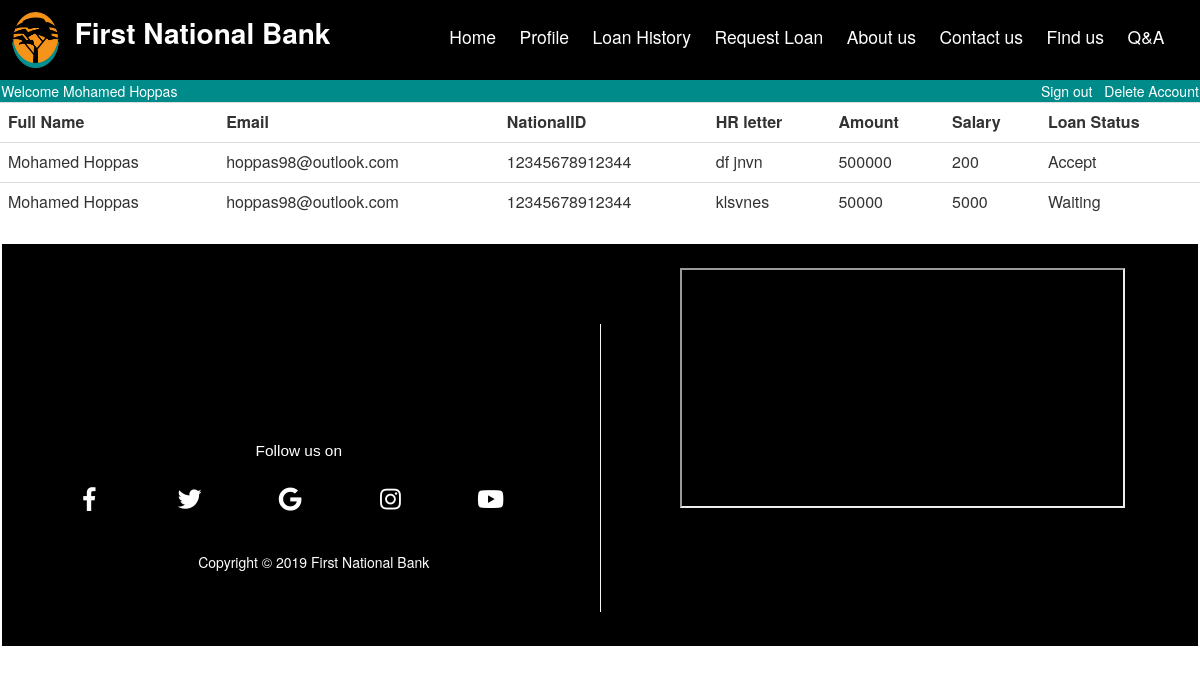
The page /loan_History.php (signed in) on the database its author committed.
### tables this page shows
CREATE TABLE `request_loan` (
  `FullName` varchar(50) NOT NULL,
  `Email` varchar(50) NOT NULL,
  `Mobile_Phone` varchar(11) NOT NULL,
  `National_ID` varchar(14) NOT NULL,
  `Address` varchar(100) NOT NULL,
  `Job` varchar(50) NOT NULL,
  `Loan_Status` varchar(50) NOT NULL,
  `Amount` varchar(6) NOT NULL,
  `Salary` varchar(7) NOT NULL,
  `HR_letter` text NOT NULL,
  `Request_Number` int(7) NOT NULL,
  `National_ID_Photo` varchar(200) NOT NULL
);

### loan_History.php (the view, shortened to what this page needs)
<head>
<link rel="stylesheet" href="https://maxcdn.bootstrapcdn.com/bootstrap/3.4.1/css/bootstrap.min.css">
</head>
<?php
include "TopBar.php";
?>
<?php
include ("database.php");
$sql="SELECT * FROM request_loan where Email='".$_SESSION['Email']."'";
	$result = mysqli_query($conn,$sql);
	if (mysqli_num_rows($result) > 0) {
	echo "<table class='table table-hover'>";
	echo "<th>Full Name</th>"."<th>Email</th>"."<th>NationalID</th>"."<th>HR letter</th>"."<th>Amount</th>"."<th>Salary</th>"."<th>Loan Status</th>";
	   while($row = mysqli_fetch_array($result)) {
	   echo "<tr><td>".$row['FullName']."</td>".
	   "<td>".$row['Email']."</td>".
	   "<td>".$row['National_ID']."</td>".
	   "<td>".$row['HR_letter']."</td>".
	   "<td>".$row['Amount']."</td>".
	   "<td>".$row['Salary']."</td>".
	   "<td>".$row['Loan_Status']."</td></tr>";
	   }
	   echo "</table>";
	}
	else {
    echo "0 results";
	}
?>
<?php
include "BottomBar.php";
?>

### TopBar.php (shortened to what this page needs)
<head>
</head>
<div class="topnav">
<img src="Pictures&Videos/Untitled-1.png" width=4% height=7%>
<?php
if(!empty($_SESSION['FullName']) && $_SESSION["Status"]=="Client")
{
	echo "<b  id='header'>First National Bank</b>";
	echo"<a href='../project_org/Q&A.php'>Q&A</a>";
	echo"<a href='../project_org/findUs.php'>Find us</a>";
	echo"<a href='../project_org/contactUs.php'>Contact us</a>";
	echo"<a href='../project_org/aboutUs.php'>About us</a>";
	echo"<a href='../project_org/RequestLoan.php'>Request Loan</a>";
	echo"<a href='../project_org/loan_History.php'>Loan History</a>";
	echo"<a href='../project_org/Profile.php'>Profile</a>";
	echo"<a href='../project_org/homePage.php'>Home</a>";
}
?>
</div>
<div class="topnav2">
<?php
if(!empty($_SESSION['FullName'])){
	echo "Welcome ".$_SESSION['FullName'];
	echo"<a href='../project_org/deleteAccount.php'>Delete Account</a>";
	echo"<a href='../project_org/signOut.php'>Sign out</a>";
}
else{
	echo "Welcome Guest";
	echo"<a href='../project_org/signUp.php'>Sign up</a>";
	echo"<input type='button' value='Login' style='background-color:008b8b; cursor:pointer; border:none; color:white; float:right;' id='Login_Button' >";
}
?>
</div>

### BottomBar.php (shortened to what this page needs)
<head>
    <link rel="stylesheet" href="https://use.fontawesome.com/releases/v5.4.1/css/all.css">
</head>
<div class="bottomnav">
<div class="gmap_canvas">
	<iframe  height=30%
	src="https://maps.google.com/maps?q=3%2C%20First%20Place%2C%20Kerk%20%26%2C%20Simmonds%20St%2C%20Bank%20City%2C%20Johannesburg%2C%202000%2C%20South%20Africa&t=&z=13&ie=UTF8&iwloc=&output=embed"></iframe>
	</div>
<p id="follow">Follow us on</p>
    <div class="middle">
      <a class="btn" href="https://www.facebook.com/FNBLebanon/">
        <i class="fab fa-facebook-f"></i>
      </a>
      <a class="btn" href="https://twitter.com/FNBSA">
        <i class="fab fa-twitter"></i>
      </a>
      <a class="btn" href="https://www.google.com/search?source=hp&ei=kO3aXbewOb-ZjLsPkvy4gAI&q=first+national+bank&oq=first+nationa&gs_l=psy-ab.1.0.0l10.180.2260..3363...0.0..0.286.1967.0j12j1......0....1..gws-wiz.......0i131.Wx5i9Mz3D4Q">
        <i class="fab fa-google"></i>
      </a>
      <a class="btn" href="https://www.instagram.com/firstnationalbankgh/">
        <i class="fab fa-instagram"></i>
      </a>
      <a class="btn" href="https://www.youtube.com/channel/UChGB20m_27SBsFMNubDQLTA">
        <i class="fab fa-youtube"></i>
      </a>
    </div>
	<p id="c">Copyright &copy 2019 First National Bank</p>
	<br><br>
</div>

### TopBar.php (style rules this page uses)
.topnav { background-color:black; color:white; padding: 1%; }
.topnav a { text-decoration:none; float:right; color:white; font-size: 125%; margin-right:2%; margin-top:1%; }
.topnav2 { background-color:008b8b; padding: 0.1% 0.1%; color:white; }
.topnav2 a { color:white; text-decoration:none; font-size:100%; margin-left:1%; float:right; }
#header { font-size:200%; color:white; margin-left:1%; }

### BottomBar.php (style rules this page uses)
.bottomnav { background-color:black; color:white; padding:2%; border:2px solid white; }
#follow { margin-left:20%; margin-top: -15%; font-family:'Lucida Sans Unicode','Lucida Grande',sans-serif; font-size:110%; }
.middle { top: 129%; width: 56%; text-align: center; margin-left: -5%; }
.btn { display: inline-block; width: 15%; height: 10%; background: black; border-radius: 30%; color: white; overflow: hidden; padding-top: 1%; }
.btn i { line-height: 170%; font-size: 170%; transition: 0.2s; }
#c { margin-left:15%; }
.gmap_canvas { margin-left: 57%; }
iframe { width: 90%; }

### rows shown on the page
request_loan: FullName "Mohamed Hoppas", Email "hoppas98@outlook.com", National_ID "12345678912344", HR_letter "df jnvn", Amount "500000", Salary "200", Loan_Status "Accept"
request_loan: FullName "Mohamed Hoppas", Email "hoppas98@outlook.com", National_ID "12345678912344", HR_letter "klsvnes", Amount "50000", Salary "5000", Loan_Status "Waiting"

### other values the page prints
$_SESSION['FullName'] "Mohamed Hoppas"
